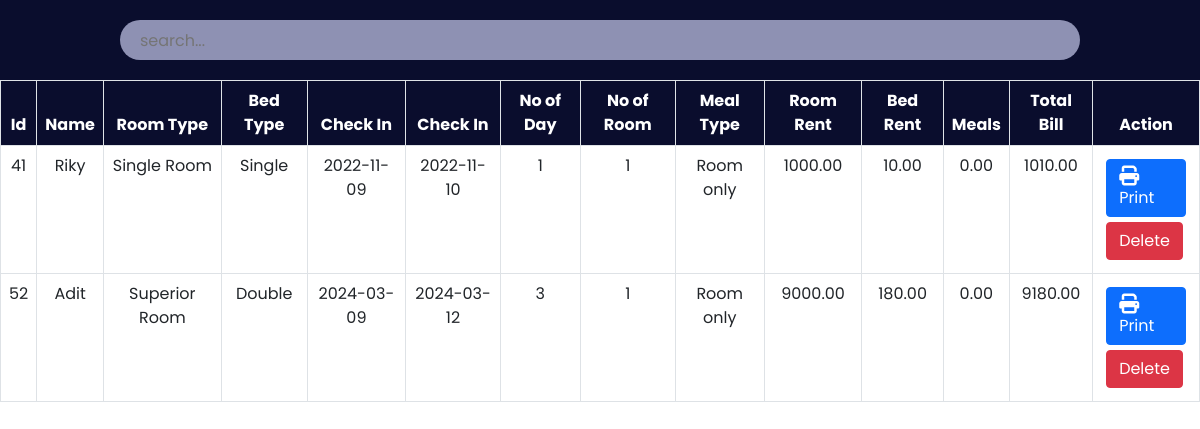
Screenshot of /admin/payment.php with the database file from the repository.
### tables this page shows
CREATE TABLE `payment` (
  `id` int(30) NOT NULL,
  `Name` varchar(30) NOT NULL,
  `Email` varchar(30) NOT NULL,
  `RoomType` varchar(30) NOT NULL,
  `Bed` varchar(30) NOT NULL,
  `NoofRoom` int(30) NOT NULL,
  `cin` date NOT NULL,
  `cout` date NOT NULL,
  `noofdays` int(30) NOT NULL,
  `roomtotal` double(8,2) NOT NULL,
  `bedtotal` double(8,2) NOT NULL,
  `meal` varchar(30) NOT NULL,
  `mealtotal` double(8,2) NOT NULL,
  `finaltotal` double(8,2) NOT NULL
);

### admin/payment.php (the view, shortened to what this page needs)
<?php
    include '../config.php';
?>
<!DOCTYPE html>
<html lang="en">
<head>
    <link href="https://cdn.jsdelivr.net/npm/bootstrap@5.0.2/dist/css/bootstrap.min.css" rel="stylesheet">
    <link rel="stylesheet" href="https://cdnjs.cloudflare.com/ajax/libs/font-awesome/6.2.0/css/all.min.css"/>
	<link rel="stylesheet" href="css/roombook.css">
</head>
<body>
	<div class="searchsection">
        <input type="text" name="search_bar" id="search_bar" placeholder="search..." onkeyup="searchFun()">
    </div>
    <div class="roombooktable" class="table-responsive-xl">
        <?php
            $paymanttablesql = "SELECT * FROM payment";
            $paymantresult = mysqli_query($conn, $paymanttablesql);
        ?>
        <table class="table table-bordered" id="table-data">
            <thead>
                <tr>
                    <th scope="col">Id</th>
                    <th scope="col">Name</th>
                    <th scope="col">Room Type</th>
                    <th scope="col">Bed Type</th>
                    <th scope="col">Check In</th>
                    <th scope="col">Check In</th>
					<th scope="col">No of Day</th>
                    <th scope="col">No of Room</th>
					<th scope="col">Meal Type</th>
                    <th scope="col">Room Rent</th>
                    <th scope="col">Bed Rent</th>
                    <th scope="col">Meals</th>
					<th scope="col">Total Bill</th>
                    <th scope="col">Action</th>
                </tr>
            </thead>
            <tbody>
            <?php
            while ($res = mysqli_fetch_array($paymantresult)) {
            ?>
                <tr>
                    <td><?php echo $res['id'] ?></td>
                    <td><?php echo $res['Name'] ?></td>
                    <td><?php echo $res['RoomType'] ?></td>
                    <td><?php echo $res['Bed'] ?></td>
					<td><?php echo $res['cin'] ?></td>
                    <td><?php echo $res['cout'] ?></td>
					<td><?php echo $res['noofdays'] ?></td>
                    <td><?php echo $res['NoofRoom'] ?></td>
                    <td><?php echo $res['meal'] ?></td>
                    <td><?php echo $res['roomtotal'] ?></td>
					<td><?php echo $res['bedtotal'] ?></td>
					<td><?php echo $res['mealtotal'] ?></td>
					<td><?php echo $res['finaltotal'] ?></td>
                    <td class="action">
                        <a href="invoiceprint.php?id= <?php echo $res['id']?>"><button class="btn btn-primary"><i class="fa-solid fa-print"></i>Print</button></a>
						<a href="paymantdelete.php?id=<?php echo $res['id']?>"><button class="btn btn-danger">Delete</button></a>
                    </td>
                </tr>
            <?php
            }
            ?>
            </tbody>
        </table>
    </div>
</body>
</html>

### admin/css/roombook.css (style rules this page uses)
:root { --bg-text-shadow: 0 2px 4px rgb(13 0 77 / 8%), 0 3px 6px rgb(13 0 77 / 8%), 0 8px 16px rgb(13 0 77 / 8%); --bg-box-shadow: 0px 0px 20px 6px rgba(26, 30, 164, 0.31); }
body { background-color: #ffff; }
* { margin: 0; padding: 0; font-family: 'Poppins', sans-serif; }
i { font-size: 20px; }
.searchsection { height: 80px; width: 100%; display: flex; justify-content: space-evenly; align-items: center; background-color: #0a0d2d; position: fixed; z-index: 500; }
#search_bar { height: 40px; width: 80%; border: none; background-color: rgba(195, 198, 233, 0.714); padding-left: 20px; border-radius: 30px; }
a { color: black; }
.roombooktable { position: absolute; color: #0a0d2d; margin-top: 80px; width: 100%; height: 100vh; padding-bottom: 900px; }
.roombooktable thead { background-color: #0a0d2d; color: white; text-align: center; }
.roombooktable tbody { text-align: center; }
.action a { text-decoration: none; }
.action button { display: flex; flex-wrap: wrap; margin: 5px; }

### rows the page displays
payment: id "41", Name "Riky", RoomType "Single Room", Bed "Single", cin "2022-11-09", cout "2022-11-10", noofdays "1", NoofRoom "1", meal "Room only", roomtotal "1000.00", bedtotal "10.00", mealtotal "0.00", finaltotal "1010.00"
payment: id "52", Name "Adit", RoomType "Superior Room", Bed "Double", cin "2024-03-09", cout "2024-03-12", noofdays "3", NoofRoom "1", meal "Room only", roomtotal "9000.00", bedtotal "180.00", mealtotal "0.00", finaltotal "9180.00"
